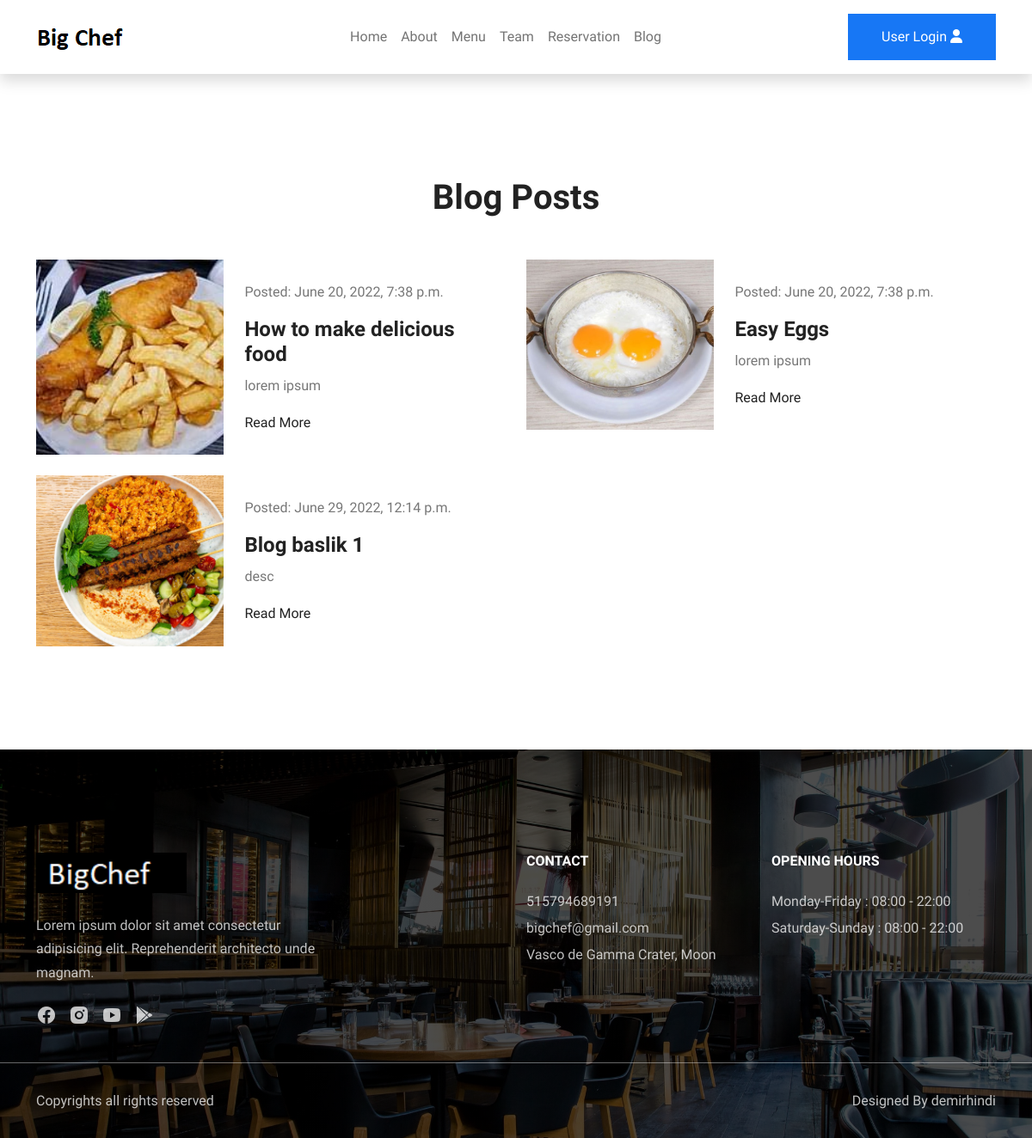
Screenshot of /blog/ with the database file from the repository.
### mainapp/models.py (models this page shows, shortened)
class Blog(models.Model):
    title = models.CharField(max_length=150,blank=True)
    slug = models.SlugField(max_length=150,blank=True)
    desc = models.CharField(max_length=250,blank=True)
    content = models.TextField(max_length=1000000,blank=True)
    photo = models.ImageField(upload_to="blog/meal",blank=True)
    created=models.DateTimeField(auto_now_add=True,blank=True)
    class Meta:
        verbose_name='blog'
        verbose_name_plural='blogs'
    def get_url(self):
        return reverse('blogdetail',kwargs={"category_slug":self.slug})

class Contact(models.Model):
    number = models.IntegerField(blank=True)
    mail = models.CharField(max_length=150,blank=True)
    adress=models.CharField(max_length=550,blank=True)
    class Meta:
        verbose_name='contact'
        verbose_name_plural='contacts'

### mainapp/views.py (the view)
# urls.py: 2. Add a URL to urlpatterns:  path('blog/', include('blog.urls'))
def blog(request):
    blogs= Blog.objects.all()
    context= {
        "blogs": blogs
    }
    return render(request,'pages/blog.html',context)

### mainapp/context_processor.py (called while the page is built)
def menu_links2(request):
    links2 = Contact.objects.all()
    return dict(links2=links2)

### templates/pages/blog.html
{% extends 'base.html' %}
{% load static %}
{% block content %}
<section id="blog">
    <div class="container">
        <div class="row">
            <div class="col-12 intro-text">
                <h1>Blog Posts</h1>
            </div>
        </div>
        <div class="row gy-4">
            {% for blog in blogs %}
            <div class="col-sm-6">
                <div class="blog-post d-flex shadow-on-hover">
                    <img src="{{ blog.photo.url }}" alt="">
                    <div class="blog-post-content p-4">
                        <p>Posted: {{ blog.created }}</p>
                        <h4><a href="{{blog.get_url}}">{{ blog.title }}
                            </a></h4>
                        <p>{{ blog.desc}}</p>
                        <a href="#">Read More</a>
                    </div>
                </div>
            </div>
            {% endfor %}
        </div>
    </div>
</section>
{% endblock %}

### templates/include/footer.html
{% load static %}
<footer class="bg-cover">
    <div class="footer-top">
        <div class="container">
            <div class="row gy-5">
                {% for adres in links2 %}
                <div class="col-lg-4">
                    <img src="{% static 'images/whitelogo.png' %}" class="mb-4" alt="">
                    <p>Lorem ipsum dolor sit amet consectetur adipisicing elit. Reprehenderit architecto unde
                        magnam.</p>
                    <div class="social-links">
                        <a href="#"><i class="ri-facebook-circle-fill"></i></a>
                        <a href="#"><i class="ri-instagram-fill"></i></a>
                        <a href="#"><i class="ri-youtube-fill"></i></a>
                        <a href="#"><i class="ri-google-play-fill"></i></a>
                    </div>
                </div>
                <div class="col-lg-3 ms-auto">
                    <h6 class="text-white mb-4">CONTACT</h6>
                    <p class="mb-1">{{adres.number}}</p>
                    <p class="mb-1">{{adres.mail}}</p>
                    <p class="mb-0">{{adres.adress}}</p>
                </div>
                <div class="col-lg-3">
                    <h6 class="text-white mb-4">OPENING HOURS</h6>
                    <p class="mb-1">Monday-Friday : 08:00 - 22:00</p>
                    <p>Saturday-Sunday : 08:00 - 22:00</p>
                </div>
                {% endfor %}
            </div>
        </div>
    </div>
    <div class="footer-bottom">
        <div class="container">
            <div class="row gy-3 justify-content-between">
                <div class="col-auto">
                    <p class="mb-0">Copyrights all rights reserved</p>
                </div>
                <div class="col-auto">
                    <p class="mb-0">Designed By <a
                            href="#">demirhindi</a></p>
                </div>
            </div>
        </div>
    </div>
</footer>

### static/css/style.css (style rules this page uses)
body { font-family: "Spline Sans", sans-serif; color: #777; line-height: 1.7; }
h1,h2,h3,h4,h5,h6 { font-weight: 600; color: #222; }
a { color: #222; text-decoration: none; transition: all 0.4s; }
img { width: 100%; }
section { padding-top: 120px; padding-bottom: 120px; }
.shadow-on-hover { transition: all 0.3s; }
.bg-cover { background-position: center !important; background-size: cover !important; background-repeat: no-repeat !important; }
.intro-text { margin-bottom: 40px; text-align: center; }
.blog-post img { width: 40%; object-fit: cover; }
footer { background: linear-gradient(rgba(0, 0, 0, 0.7), rgba(0, 0, 0, 0.7)), url(../images/cover3.jpg); padding-top: 120px; padding-bottom: 30px; }
.footer-top { margin-bottom: 30px; }
footer p, footer a { color: rgba(255, 255, 255, 0.75); }
footer .social-links a { font-size: 24px; margin-right: 10px; }
footer img { max-width: 175px; }
.footer-bottom { padding-top: 30px; border-top: 1px solid rgba(255, 255, 255, 0.4); }

### rows the page displays
Blog: photo (picture), created "June 20, 2022, 7:38 p.m.", title "How to make delicious food", desc "lorem ipsum"
Blog: photo (picture), created "June 20, 2022, 7:38 p.m.", title "Easy Eggs", desc "lorem ipsum"
Blog: photo (picture), created "June 29, 2022, 12:14 p.m.", title "Blog baslik 1", desc "desc"
Contact: number "515794689191", mail "bigchef@gmail.com", adress "Vasco de Gamma Crater, Moon"
